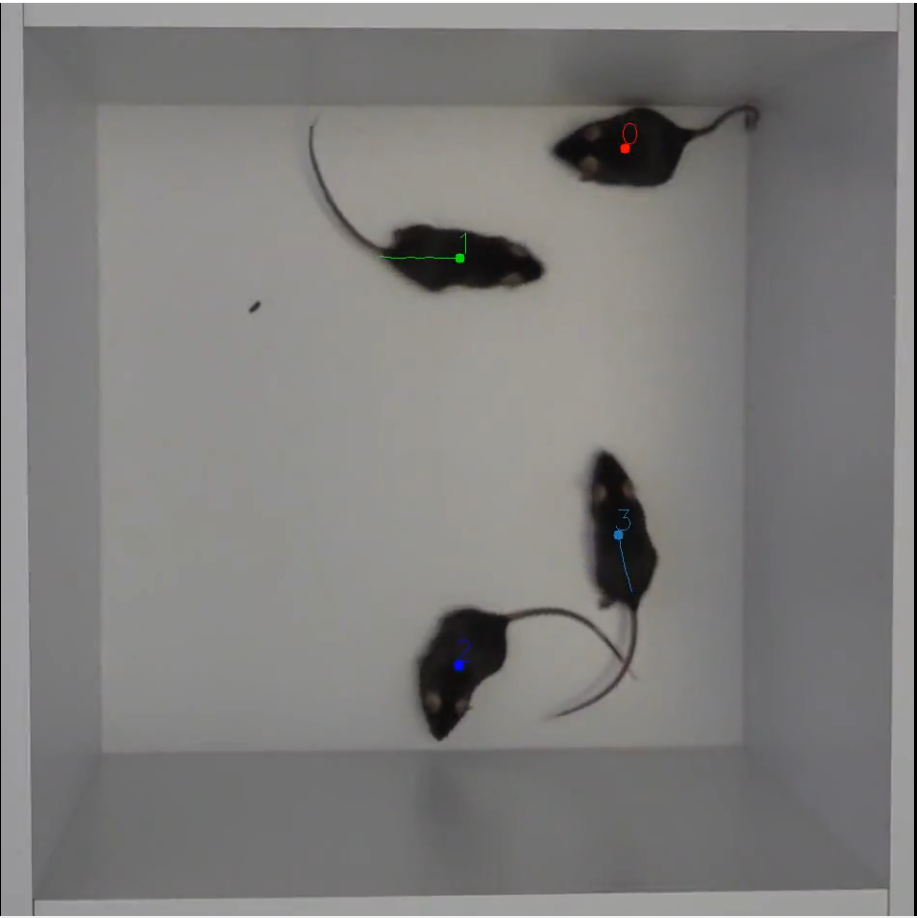
#> input picture photoneu/raspberryPi-v2/src/computerVision/img/mices_color_1.png, 917 x 918 px
$ python -i functions_old.py   (imports and definitions only)
#> lines starting #> are read from the running program, lines starting #| are printed output that depends on the picture; after the words box and inside, x2 and y2 are one past the last pixel; in counts of white or black regions, pixels touching at a corner belong together
#> further down, picture is the input picture: shape (918, 917, 3); mean B, G, R 124.7, 126, 127.2
import cv2
import numpy as np

percent = 1
percent_name = "Porcentaje histograma"
window_control_name = "GUI"
window_capture_name = 'Video Capture'
window_detection_name = 'Object Detection'
color_dict = {'red':[0,4],'orange':[5,18],'yellow':[22,37],'green':[42,85],'blue':[92,110],'purple':[115,165],'red_2':[165,180]}  #Here is the range of H in the HSV color space represented by the color
kernel_5 = np.ones((5,5),np.uint8) #Define a 5×5 convolution kernel with element values of all 1.

# [4 lines left out: function on_percent_trackbar, not called in this run]

'''Hace una mascara y deja en blanco los colres muy saturado'''
def mask_colors( img ):
    hsv = cv2.cvtColor(img, cv2.COLOR_BGR2HSV)              # Convert from BGR to HSV
#> hsv: shape (918, 917, 3); mean H, S, V 44.5, 8.3, 127.8
    mask = cv2.inRange(hsv,np.array([0, 120, 120]),
                       np.array([255, 255, 255]) )           # inRange()：Make the ones between lower/upper white, and the rest black
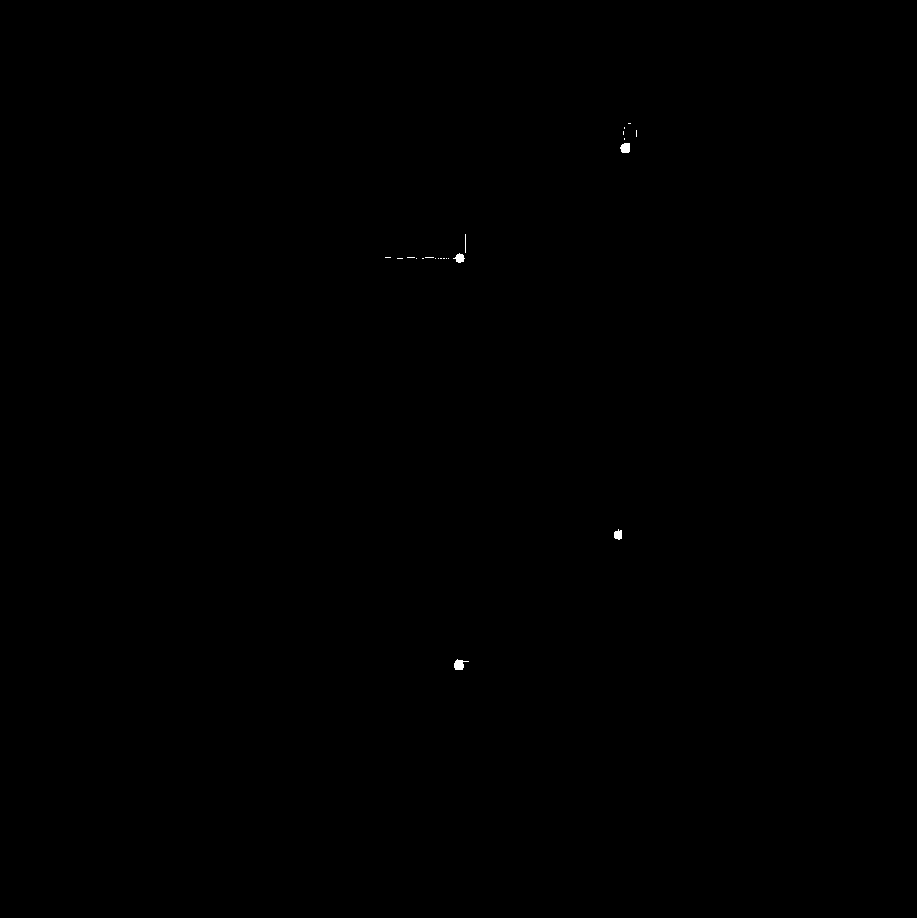
#> mask: shape (918, 917); 0.05% white; 22 white regions (18 under 20 px), largest, box (x1, y1, x2, y2) and area: (454, 659, 469, 670) 95, (620, 143, 630, 153) 86, (453, 253, 465, 263) 71, (614, 529, 622, 540) 68
    dil_size = 2
    element = cv2.getStructuringElement(cv2.MORPH_ELLIPSE,(2*dil_size+1,2*dil_size+1),(dil_size,dil_size))
    mask = cv2.erode( mask, element )
#> mask: shape (918, 917); 0.01% white; 4 white regions (1 under 20 px), largest, box (x1, y1, x2, y2) and area: (623, 145, 628, 151) 29, (456, 662, 462, 668) 29, (458, 255, 462, 261) 20
    dil_size = 8
    element = cv2.getStructuringElement(cv2.MORPH_ELLIPSE,(2*dil_size+1,2*dil_size+1),(dil_size,dil_size))
    mask = cv2.dilate( mask, element )
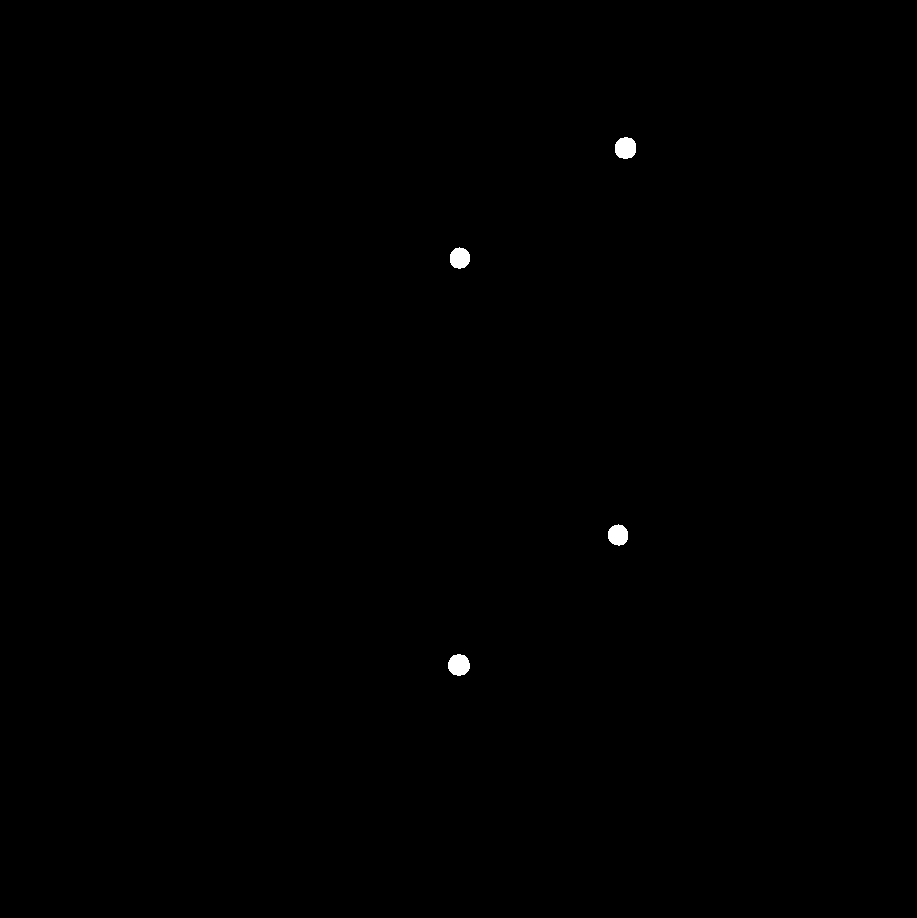
#> mask: shape (918, 917); 0.17% white; 4 white regions, box (x1, y1, x2, y2) and area: (615, 137, 636, 159) 380, (448, 654, 470, 676) 379, (450, 247, 470, 269) 344, (608, 524, 628, 546) 342

    return mask

# [125 lines left out: functions color_detect, detectar_colores_sobresalientes, control_loop, not called in this run]

>>> import cv2
>>> picture = cv2.imread('../img/mices_color_1.png')
>>> result = mask_colors(picture)
